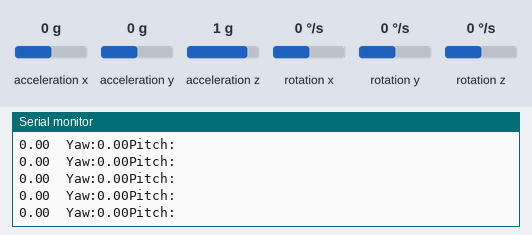
A sketch run on a simulated Arduino Nano, built with avr-gcc and run on an emulated ATmega328P. Shown: the last lines printed to the serial monitor. The test bench sets the inputs (shaded band); at power-on: rotation y 0 °/s, rotation z 0 °/s, acceleration x 0 g, acceleration y 0 g, acceleration z 1 g, rotation x 0 °/s. No radio packets arrive unless stated.

Above: at 1.2 s.
1.3 s: rotation y set to -192 °/s
At 1.8 s:
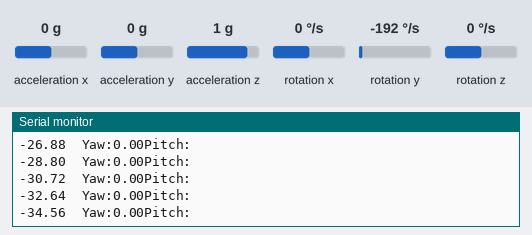
4.3 s: rotation y set to 192 °/s
At 5.0 s:
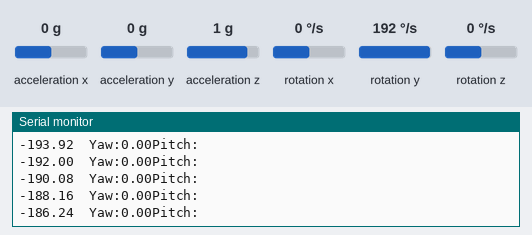
7.3 s: rotation z set to -192 °/s
At 8.3 s:
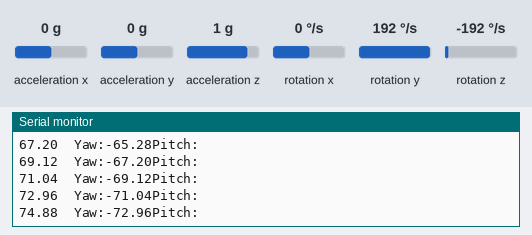
Timing chart, 0 to 10.3 s (numbered marks = the images above; inputs shaded):
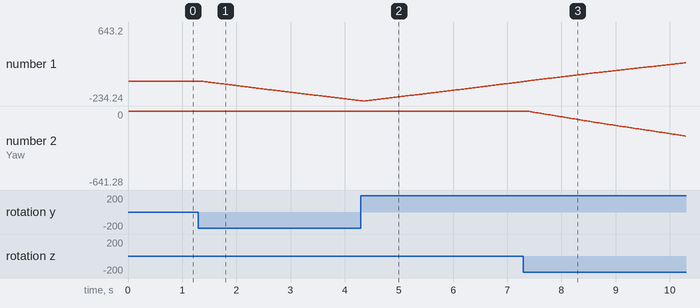

Measured:
- after the input at 1.3 s, the serial monitor: prints a new line after 0.09 s (image 1)
- plotted number 1: 0 → -228.48 after the input at 1.3 s

The sketch:

ArduinoNanoTransmitter.ino
```cpp
// Code for transmitter part containing Arduino nano

#include <nRF24L01.h>
#include <RF24.h>
#include <Wire.h>
#include <MPU6050.h>
MPU6050 mpu;

float timeStep = 0.01;
float pitch = 0;
float yaw =0;

RF24 radio(7, 8);
const byte address[6] = "00001";

void setup() {

   Serial.begin(9600);
   // Initialize MPU6050
  while(!mpu.begin(MPU6050_SCALE_2000DPS, MPU6050_RANGE_2G)){

    Serial.println("Could not find a valid MPU6050 sensor, check wiring!");
    delay(500);

  }

  // Calibrate gyroscope. The calibration must be at rest.
  // If you don't want calibrate, comment this line.
 // mpu.calibrateGyro();

  // Set threshold sensivty. Default 3.
  // If you don't want use threshold, comment this line or set 0.
  mpu.setThreshold(3);

  radio.begin();
  radio.openWritingPipe(address);
  radio.setPALevel(RF24_PA_MIN);
  radio.stopListening();

}

void loop() {


   Vector norm = mpu.readNormalizeGyro();

    // Calculate Pitch and Yaw
    pitch = pitch + norm.YAxis * timeStep;
    yaw = yaw + norm.ZAxis * timeStep;

    float arr[2] ={pitch,yaw};
    radio.write(&arr, sizeof(arr));
    Serial.println("Pitch:");
    Serial.print(pitch);
    Serial.print("\t");
    Serial.print("Yaw:");
    Serial.print(yaw);

}
```
